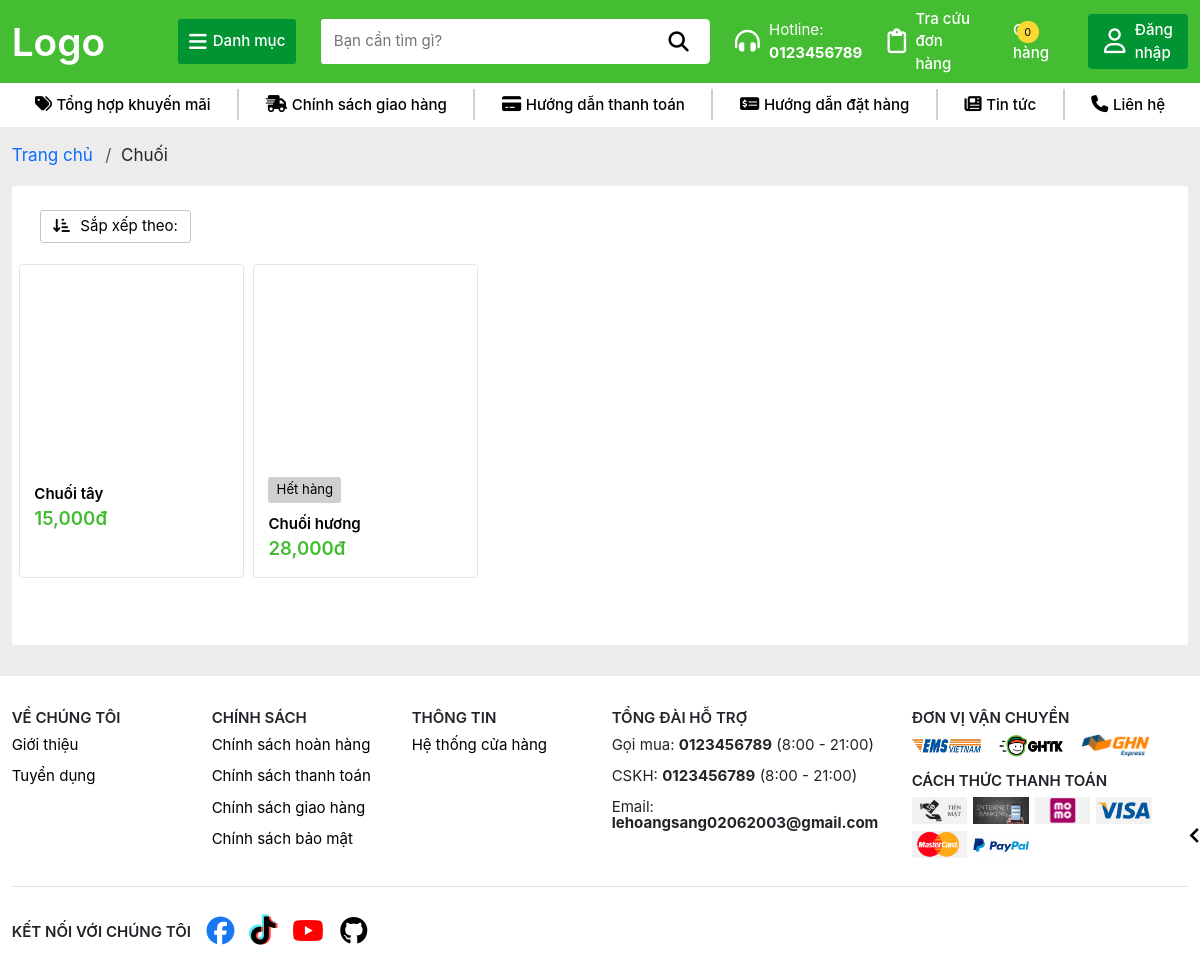
/loai/LOAI002, run on the app's committed database.
### TraiCay/models.py (models this page shows, shortened)
class Loai(models.Model):
    MaLoai = models.CharField(max_length=10, primary_key=True)
    TenLoai = models.CharField(max_length=100, unique=True)

class SanPham(models.Model):
    MaSP = models.CharField(max_length=10, primary_key=True)
    MaLoai = models.ForeignKey(Loai, on_delete=models.SET_NULL, null=True)
    TenSP = models.CharField(max_length=100, unique=True)
    DonGia = models.DecimalField(max_digits=10, decimal_places=2)
    MoTa = models.TextField()
    def HinhAnh(self):
        hinhanhsp = self.hinhanhsp_set.first()
        return hinhanhsp.HinhAnh if hinhanhsp else None
    def TonKho(self):
        return sum([chitiet.SoLuongTon for chitiet in self.chitietkho_set.all()])

### TraiCay/views.py (the view)
# urls.py: path('loai/<str:id>', views.loc_theo_loai, name='LocTheoLoai'),
def loc_theo_loai(request, id):
    loai = None
    if id == 'all':
        sanpham = SanPham.objects.all()
    else:
        loai = get_object_or_404(Loai, pk=id)
        sanpham = SanPham.objects.filter(MaLoai = loai)
    limit = 20
    page = request.GET.get('page', 1)
    sanpham_paginator = Paginator(sanpham, limit)
    try:
        sanpham_page = sanpham_paginator.get_page(page)
    except PageNotAnInteger:
        sanpham_page = sanpham_paginator.get_page(1)
    except EmtyPage:
        sanpham_page = sanpham_paginator.get_page(sanpham_paginator.num_pages)
    current_page = sanpham_page.number
    num_pages = sanpham_paginator.num_pages
    page_range = sanpham_paginator.page_range
    previous_page = current_page - 1
    next_page = current_page + 1
    start_page = current_page - 1 if current_page > 1 else 1
    end_page = current_page + 1 if current_page < num_pages else num_pages
    context = {
        'Fruits': sanpham_page,
        'current_page': current_page,
        'num_pages': num_pages,
        'page_range': page_range,
        'previous_page': previous_page,
        'next_page': next_page,
        'start_page': start_page,
        'end_page': end_page,
        'Loai': loai
    }
    return render(request, 'loai.html', context)

### TraiCay/templates/loai.html (shortened to what this page needs)
{% extends 'layout/base.html' %}
{% block content %}
    {% load humanize %}
    {% load static %}
    <section class="breadcrumb">
        <ul class="breadcrumb-list d-flex">
            <li class="breadcrumb-item">
                <a href="/">
                    Trang chủ
                </a>
            </li>
            <li class="breadcrumb-item">
                {% if Loai %}
                    {{Loai.TenLoai}}
                {% else %}
                    <span>Tất cả sản phẩm</span>
                {% endif %}
            </li>
        </ul>
    </section>
    <section class="filter-products">
        <div class="filter-box d-flex justify-content-between mt-2 mb-3 gap-2">
            <div class="filter-button-list d-flex flex-wrap gap-2 align-items-center">
                <div class="sort-dropdown-box d-flex align-items-center justify-content-end">
                    <div class="sort-dropdown">
                        <button class="sort-dropdown-btn">
                            <i class="fa-solid fa-arrow-down-short-wide"></i>
                            Sắp xếp theo:
                        </button>
                    </div>
                </div>
            </div>
        </div>
        {% if not Fruits %}
            <div class="filter-error mt-3 mb-5 px-3 d-flex flex-column align-items-center justify-content-center">
                <p class="text-center">
                    Có thể các sản phẩm này chưa được cập nhật hoặc đã hết hàng, vui lòng chọn danh mục sản phẩm khác
                </p>
                <button class="to-home-page-btn" onclick="window.location.href='/'">
                    QUAY LẠI TRANG CHỦ
                </button>
            </div>
        {% else %}
            <div class="filter-item-list">
                {% for fruit in Fruits %}
                    <div class="filter-item">
                        <div class="product-box">
                            <a href="/sanpham/{{fruit.MaSP}}" class="product-link">
                                <div class="product-image lazy-loading">
                                </div>
                            </a>
                            {% if fruit.TonKho <= 0 %}
                                <div class="out-of-stock mt-1 text-center">
                                    Hết hàng
                                </div>
                            {% endif %}
                            <a href="/sanpham/{{fruit.MaSP}}" class="product-link">
                                <div class="product-name">
                                    {{fruit.TenSP}}
                                </div>
                            </a>
                            <div class="product-price d-flex align-items-center">
                                <span>{{ fruit.DonGia|floatformat:"0"|intcomma }}đ</span>
                            </div>
                        </div>
                    </div>
                {% endfor %}
            </div>
        {% endif %}
    </section>
{% endblock %}

### static/css/home.css (style rules this page uses)
.product-box { background: #ffff; border-radius: 0.2rem; padding: 0.9rem; overflow: hidden; border: 1px solid transparent; position: relative; height: 100%; }
.out-of-stock { border-radius: 0.2rem; padding: 0.2rem 0.5rem; background: #cfcfcf; color: #000000; width: 4.7rem; font-size: 0.85rem; }
.product-name { padding-top: 0.6rem; font-weight: 600; color: #000000; overflow: hidden; text-overflow: ellipsis; display: -webkit-box; -webkit-line-clamp: 2; -webkit-box-orient: vertical; }
.product-image { width: 100%; height: auto; aspect-ratio: 1; display: grid; place-items: center; }
.product-price span { color: var(--primary-color); font-weight: 600; font-size: 1.2rem; }
.product-link { text-decoration: none; }

### static/css/style.css (style rules this page uses)
:root { --primary-color: var(--primary-color-4); --primary-color-hover: #7ffba9; --primary-color-1: #7d5fff; --primary-color-2: #0652DD; --primary-color-3: #FC427B; --primary-color-4: #44bd32; --primary-color-5: #e30019; --primary-color-1-hover: #af9dff; --primary-color-2-hover: #548ffa; --primary-color-3-hover: #ff96b6; --primary-color-4-hover: #7ffba9; --primary-color-5-hover: #fba5a5; --content-color-black: #000000; --content-color-white: #ffffff; --header-btn-background: #009432; --header-btn-background-1: #5129ff; --header-btn-background-2: #387dfc; --header-btn-background-3: #FD7272; --header-btn-background-4: #009432; --header-btn-background-5: #be1529; --trans-all-05: all .5s ease; --trans-all-04: all .4s ease; --trans-all-03: all .3s ease; --trans-all-02: all .2s ease; }
html { scroll-behavior: smooth; }
* { padding: 0; margin: 0; font-size: 0.97rem; font-family: 'SF Pro Display'; }

### static/css/collections.css (style rules this page uses)
.sort-dropdown { position: relative; width: auto; }
.sort-dropdown-btn { border: 1px solid #c5c5c5; padding: 0.3rem 0.8rem; border-radius: 0.2rem; background: none; }
.sort-dropdown-btn i { margin-right: 0.4rem; }
.filter-products { background: #ffffff; padding: 1rem 0.2rem; border-radius: 0.2rem; }
.filter-item-list { display: grid; grid-template-columns: repeat(5, 1fr); }
.filter-item { padding: 0.3rem; }
.filter-item .product-box { border: 1px solid #e5e5e5; }
.breadcrumb { width: 100%; margin: 0.2rem 0; }
.breadcrumb-list { list-style-type: none; padding: 0; flex-wrap: nowrap; white-space: nowrap; }
.breadcrumb-item, .breadcrumb-item span, .breadcrumb-item a { font-size: 1.1rem; }
.breadcrumb-item+.breadcrumb-item::before { float: none; padding: 0 0.3rem; }
.breadcrumb-item a { text-decoration: none; }
.filter-box { padding: 0 1rem; margin: 0 0.6rem; }

### data on the page
Loai: TenLoai "Chuối"
SanPham: TenSP "Chuối tây", DonGia "15,000"
SanPham: shows "Hết hàng", TenSP "Chuối hương", DonGia "28,000"
